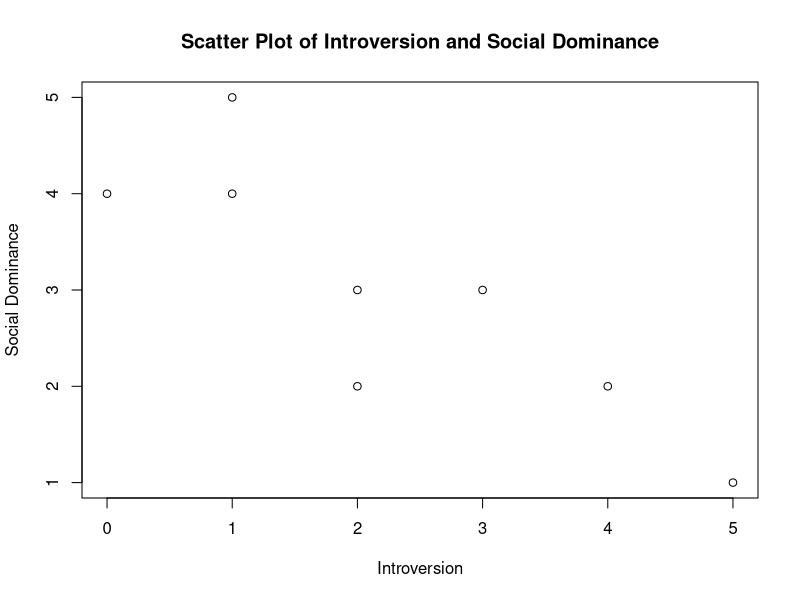
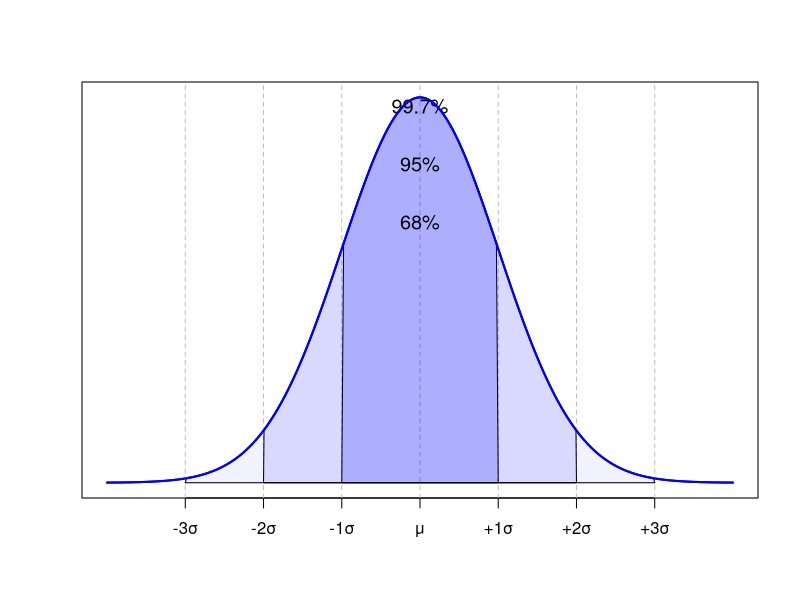

R code for these plots, in order:
## ---- chunk 1
#| label: q1-stats
#| message: false

# Create the data
scores <- rep(c(50, 60, 70, 80, 90), times=c(1, 2, 3, 3, 1))

# Calculate statistics
mean(scores)
var(scores)
sd(scores)
sd(scores)/sqrt(length(scores))

## Values of the answer below is calculated by function round(), e.g.: round(sd(scores),2)

## ---- chunk 2
#| label: fig-scatterplot
#| fig-align: center
#| fig-width: 7
#| fig-height: 7
#| echo: true
#| message: true
#| warning: false
Introv <- c(0, 1, 1, 2, 2, 3, 4, 5) 
Socialdom <- c(4, 5, 4, 2, 3, 3, 2, 1)
#df <- data.frame(Introv, Socialdom)

plot(Introv,Socialdom,main = "Scatter Plot of Introversion and Social Dominance",
     xlab = "Introversion", ylab = "Social Dominance")

## ---- chunk 3
#| label: q2-correlation
#| message: false
cor(Introv,Socialdom)
## ---- chunk 4
    pnorm(100, mean = 100, sd = 15)
## ---- chunk 5
    1-pnorm(130,mean=100,sd=15)
    #or
    pnorm(130,mean=100,sd=15,lower.tail = FALSE)
## ---- chunk 6
    pnorm(130, mean = 100, sd = 15) - pnorm(100, mean = 100, sd = 15)
## ---- chunk 7
#| label: fig-density
#| fig-align: center
#| fig-width: 7
#| fig-height: 5
#| echo: false
#| message: true
#| warning: false
x <- seq(40, 160, length=300)
y <- dnorm(x, mean=100, sd=15)

plot(x, y, type="l", lwd=2, col="blue", 
     xlab="", ylab="", 
     xaxt="n",
     yaxt="n",
     main="")

sigma_points <- c(-3,-2,-1,0,1,2,3) * 15 + 100
axis(1, at=sigma_points,
     labels=c("-3σ","-2σ","-1σ","μ","+1σ","+2σ","+3σ"))

abline(v=sigma_points, col="gray", lty=2)

# fill
# 68%  (μ±1σ)
polygon(c(x[x>=85 & x<=115], 115, 85), 
        c(y[x>=85 & x<=115], 0, 0), 
        col=rgb(0,0,1,0.2))

# 95%  (μ±2σ)
polygon(c(x[x>=70 & x<=130], 130, 70), 
        c(y[x>=70 & x<=130], 0, 0), 
        col=rgb(0,0,1,0.1))

# 99.7%  (μ±3σ)
polygon(c(x[x>=55 & x<=145], 145, 55), 
        c(y[x>=55 & x<=145], 0, 0), 
        col=rgb(0,0,1,0.05))

# percentile
text(100, 0.018, "68%", cex=1.2)
text(100, 0.022, "95%", cex=1.2)
text(100, 0.026, "99.7%", cex=1.2)

lines(x, y, lwd=2, col="blue")

